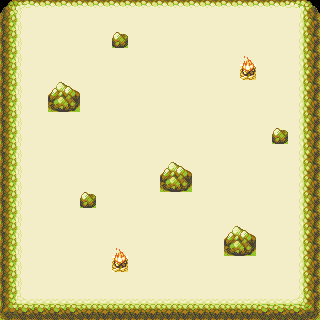

The image is a tile-based game level rendered from a .tmx file. Its description and complete source (layers, tilesets, objects, tile grids) follow:
An orthogonal 20x20 tile map with 16x16 px tiles, 2 tile layers (Floor, Obstacles) and 15 objects (3x brownSlime).

<map version="1.10" tiledversion="1.11.0" orientation="orthogonal" renderorder="right-down" width="20" height="20" tilewidth="16" tileheight="16" infinite="0" nextlayerid="7" nextobjectid="36">
 <editorsettings>
  <export target="floor1_2.lua" format="lua" />
 </editorsettings>
 <tileset firstgid="1" name="AdventureBegins_Demo" tilewidth="16" tileheight="16" tilecount="589" columns="19">
  <image source="AdventureBegins_Demo.png" width="304" height="496" />
 </tileset>
 <layer id="1" name="Floor" width="20" height="20" locked="1">
  <data encoding="csv">
153,154,155,155,155,155,155,155,155,155,155,155,155,155,155,155,155,155,156,157,
172,173,174,174,174,174,174,174,174,174,174,174,174,174,174,174,174,174,175,176,
172,173,174,174,174,174,174,174,174,174,174,174,174,174,174,174,174,174,175,176,
172,173,174,174,174,174,174,174,174,174,174,174,174,174,174,174,174,174,175,176,
172,173,174,174,174,174,174,174,174,174,174,174,174,174,174,174,174,174,175,176,
172,173,174,174,174,174,174,174,174,174,174,174,174,174,174,174,174,174,175,176,
172,173,174,174,174,174,174,174,174,174,174,174,174,174,174,174,174,174,175,176,
172,173,174,174,174,174,174,174,174,174,174,174,174,174,174,174,174,174,175,176,
172,173,174,174,174,174,174,174,174,174,174,174,174,174,174,174,174,174,175,176,
172,173,174,174,174,174,174,174,174,174,174,174,174,174,174,174,174,174,175,195,
172,173,174,174,174,174,174,174,174,174,174,174,174,174,174,174,174,174,175,195,
172,173,174,174,174,174,174,174,174,174,174,174,174,174,174,174,174,174,175,195,
172,173,174,174,174,174,174,174,174,174,174,174,174,174,174,174,174,174,175,195,
172,173,174,174,174,174,174,174,174,174,174,174,174,174,174,174,174,174,175,195,
172,173,174,174,174,174,174,174,174,174,174,174,174,174,174,174,174,174,175,195,
172,173,174,174,174,174,174,174,174,174,174,174,174,174,174,174,174,174,175,195,
172,173,174,174,174,174,174,174,174,174,174,174,174,174,174,174,174,174,175,195,
172,173,174,174,174,174,174,174,174,174,174,174,174,174,174,174,174,174,175,195,
172,192,193,193,193,193,193,193,193,193,193,193,193,193,193,193,193,193,194,195,
210,211,211,211,211,212,212,212,212,212,212,212,212,212,212,212,213,213,213,214
</data>
 </layer>
 <layer id="4" name="Obstacles" width="20" height="20">
  <data encoding="csv">
0,0,0,0,0,0,0,0,0,0,0,0,0,0,0,0,0,0,0,0,
0,0,0,0,0,0,0,0,0,0,0,0,0,0,0,0,0,0,0,0,
0,0,0,0,0,0,0,231,0,0,0,0,0,0,0,0,0,0,0,0,
0,0,0,0,0,0,0,0,0,0,0,0,0,0,0,232,0,0,0,0,
0,0,0,0,0,0,0,0,0,0,0,0,0,0,0,251,0,0,0,0,
0,0,0,229,230,0,0,0,0,0,0,0,0,0,0,0,0,0,0,0,
0,0,0,248,249,0,0,0,0,0,0,0,0,0,0,0,0,0,0,0,
0,0,0,0,0,0,0,0,0,0,0,0,0,0,0,0,0,0,0,0,
0,0,0,0,0,0,0,0,0,0,0,0,0,0,0,0,0,231,0,0,
0,0,0,0,0,0,0,0,0,0,0,0,0,0,0,0,0,0,0,0,
0,0,0,0,0,0,0,0,0,0,229,230,0,0,0,0,0,0,0,0,
0,0,0,0,0,0,0,0,0,0,248,249,0,0,0,0,0,0,0,0,
0,0,0,0,0,231,0,0,0,0,0,0,0,0,0,0,0,0,0,0,
0,0,0,0,0,0,0,0,0,0,0,0,0,0,0,0,0,0,0,0,
0,0,0,0,0,0,0,0,0,0,0,0,0,0,229,230,0,0,0,0,
0,0,0,0,0,0,0,232,0,0,0,0,0,0,248,249,0,0,0,0,
0,0,0,0,0,0,0,251,0,0,0,0,0,0,0,0,0,0,0,0,
0,0,0,0,0,0,0,0,0,0,0,0,0,0,0,0,0,0,0,0,
0,0,0,0,0,0,0,0,0,0,0,0,0,0,0,0,0,0,0,0,
0,0,0,0,0,0,0,0,0,0,0,0,0,0,0,0,0,0,0,0
</data>
 </layer>
 <objectgroup id="5" name="Walls">
  <object id="13" x="48" y="80" width="32" height="32" />
  <object id="14" x="112" y="32" width="16" height="16" />
  <object id="16" x="240" y="48" width="16" height="32" />
  <object id="18" x="272" y="128" width="16" height="16" />
  <object id="19" x="160" y="160" width="32" height="32" />
  <object id="20" x="224" y="224" width="32" height="32" />
  <object id="21" x="80" y="192" width="16" height="16" />
  <object id="22" x="112" y="240" width="16" height="32" />
  <object id="23" x="0" y="0" width="16" height="320" />
  <object id="25" x="304" y="0" width="16" height="320" />
  <object id="28" x="16" y="304" width="288" height="16" />
  <object id="31" x="16" y="0" width="288" height="8" />
 </objectgroup>
 <objectgroup id="6" name="Enemies">
  <object id="32" name="brownSlime" x="240" y="128">
   <point />
  </object>
  <object id="34" name="brownSlime" x="48" y="160">
   <point />
  </object>
  <object id="35" name="brownSlime" x="176" y="272">
   <point />
  </object>
 </objectgroup>
</map>
